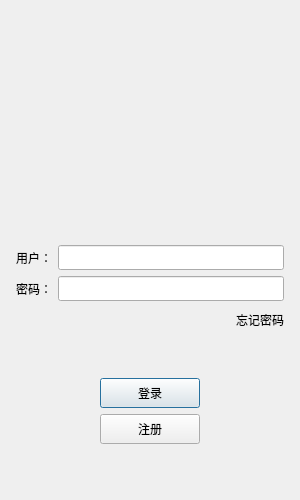
<?xml version="1.0" encoding="UTF-8"?>
<ui version="4.0">
 <class>LoginDialog</class>
 <widget class="QDialog" name="LoginDialog">
  <property name="geometry">
   <rect>
    <x>0</x>
    <y>0</y>
    <width>300</width>
    <height>500</height>
   </rect>
  </property>
  <property name="minimumSize">
   <size>
    <width>300</width>
    <height>500</height>
   </size>
  </property>
  <property name="maximumSize">
   <size>
    <width>300</width>
    <height>500</height>
   </size>
  </property>
  <property name="windowTitle">
   <string>Dialog</string>
  </property>
  <layout class="QVBoxLayout" name="verticalLayout_2">
   <item>
    <spacer name="verticalSpacer_4">
     <property name="orientation">
      <enum>Qt::Orientation::Vertical</enum>
     </property>
     <property name="sizeHint" stdset="0">
      <size>
       <width>20</width>
       <height>40</height>
      </size>
     </property>
    </spacer>
   </item>
   <item>
    <layout class="QVBoxLayout" name="verticalLayout">
     <property name="leftMargin">
      <number>5</number>
     </property>
     <property name="topMargin">
      <number>5</number>
     </property>
     <property name="rightMargin">
      <number>5</number>
     </property>
     <property name="bottomMargin">
      <number>5</number>
     </property>
     <item>
      <widget class="QWidget" name="widget" native="true">
       <layout class="QGridLayout" name="gridLayout">
        <item row="0" column="0">
         <widget class="QLabel" name="label">
          <property name="text">
           <string/>
          </property>
          <property name="pixmap">
           <pixmap resource="rc.qrc">:/res/ice.png</pixmap>
          </property>
          <property name="alignment">
           <set>Qt::AlignmentFlag::AlignCenter</set>
          </property>
         </widget>
        </item>
       </layout>
      </widget>
     </item>
     <item>
      <spacer name="verticalSpacer">
       <property name="orientation">
        <enum>Qt::Orientation::Vertical</enum>
       </property>
       <property name="sizeHint" stdset="0">
        <size>
         <width>20</width>
         <height>40</height>
        </size>
       </property>
      </spacer>
     </item>
     <item>
      <layout class="QHBoxLayout" name="horizontalLayout">
       <item>
        <widget class="QLabel" name="user_label">
         <property name="minimumSize">
          <size>
           <width>0</width>
           <height>25</height>
          </size>
         </property>
         <property name="maximumSize">
          <size>
           <width>16777215</width>
           <height>25</height>
          </size>
         </property>
         <property name="text">
          <string>用户：</string>
         </property>
        </widget>
       </item>
       <item>
        <widget class="QLineEdit" name="user_edit">
         <property name="minimumSize">
          <size>
           <width>0</width>
           <height>25</height>
          </size>
         </property>
         <property name="maximumSize">
          <size>
           <width>16777215</width>
           <height>25</height>
          </size>
         </property>
        </widget>
       </item>
      </layout>
     </item>
     <item>
      <layout class="QHBoxLayout" name="horizontalLayout_2">
       <item>
        <widget class="QLabel" name="pass_label">
         <property name="minimumSize">
          <size>
           <width>0</width>
           <height>25</height>
          </size>
         </property>
         <property name="maximumSize">
          <size>
           <width>16777215</width>
           <height>25</height>
          </size>
         </property>
         <property name="text">
          <string>密码：</string>
         </property>
        </widget>
       </item>
       <item>
        <widget class="QLineEdit" name="pass_edit">
         <property name="minimumSize">
          <size>
           <width>0</width>
           <height>25</height>
          </size>
         </property>
         <property name="maximumSize">
          <size>
           <width>16777215</width>
           <height>25</height>
          </size>
         </property>
        </widget>
       </item>
      </layout>
     </item>
     <item>
      <layout class="QHBoxLayout" name="horizontalLayout_3">
       <item>
        <spacer name="horizontalSpacer">
         <property name="orientation">
          <enum>Qt::Orientation::Horizontal</enum>
         </property>
         <property name="sizeHint" stdset="0">
          <size>
           <width>40</width>
           <height>20</height>
          </size>
         </property>
        </spacer>
       </item>
       <item>
        <widget class="QLabel" name="forget_label">
         <property name="minimumSize">
          <size>
           <width>0</width>
           <height>25</height>
          </size>
         </property>
         <property name="maximumSize">
          <size>
           <width>16777215</width>
           <height>25</height>
          </size>
         </property>
         <property name="text">
          <string>忘记密码</string>
         </property>
        </widget>
       </item>
      </layout>
     </item>
     <item>
      <spacer name="verticalSpacer_2">
       <property name="orientation">
        <enum>Qt::Orientation::Vertical</enum>
       </property>
       <property name="sizeHint" stdset="0">
        <size>
         <width>20</width>
         <height>40</height>
        </size>
       </property>
      </spacer>
     </item>
     <item>
      <layout class="QHBoxLayout" name="horizontalLayout_4">
       <item>
        <spacer name="horizontalSpacer_2">
         <property name="orientation">
          <enum>Qt::Orientation::Horizontal</enum>
         </property>
         <property name="sizeHint" stdset="0">
          <size>
           <width>40</width>
           <height>20</height>
          </size>
         </property>
        </spacer>
       </item>
       <item>
        <widget class="QPushButton" name="pushButton">
         <property name="minimumSize">
          <size>
           <width>100</width>
           <height>30</height>
          </size>
         </property>
         <property name="text">
          <string>登录</string>
         </property>
        </widget>
       </item>
       <item>
        <spacer name="horizontalSpacer_3">
         <property name="orientation">
          <enum>Qt::Orientation::Horizontal</enum>
         </property>
         <property name="sizeHint" stdset="0">
          <size>
           <width>40</width>
           <height>20</height>
          </size>
         </property>
        </spacer>
       </item>
      </layout>
     </item>
     <item>
      <layout class="QHBoxLayout" name="horizontalLayout_5">
       <item>
        <spacer name="horizontalSpacer_4">
         <property name="orientation">
          <enum>Qt::Orientation::Horizontal</enum>
         </property>
         <property name="sizeHint" stdset="0">
          <size>
           <width>40</width>
           <height>20</height>
          </size>
         </property>
        </spacer>
       </item>
       <item>
        <widget class="QPushButton" name="register_button">
         <property name="minimumSize">
          <size>
           <width>100</width>
           <height>30</height>
          </size>
         </property>
         <property name="text">
          <string>注册</string>
         </property>
        </widget>
       </item>
       <item>
        <spacer name="horizontalSpacer_5">
         <property name="orientation">
          <enum>Qt::Orientation::Horizontal</enum>
         </property>
         <property name="sizeHint" stdset="0">
          <size>
           <width>40</width>
           <height>20</height>
          </size>
         </property>
        </spacer>
       </item>
      </layout>
     </item>
     <item>
      <spacer name="verticalSpacer_3">
       <property name="orientation">
        <enum>Qt::Orientation::Vertical</enum>
       </property>
       <property name="sizeHint" stdset="0">
        <size>
         <width>20</width>
         <height>40</height>
        </size>
       </property>
      </spacer>
     </item>
    </layout>
   </item>
  </layout>
 </widget>
 <resources>
  <include location="rc.qrc"/>
 </resources>
 <connections/>
</ui>
